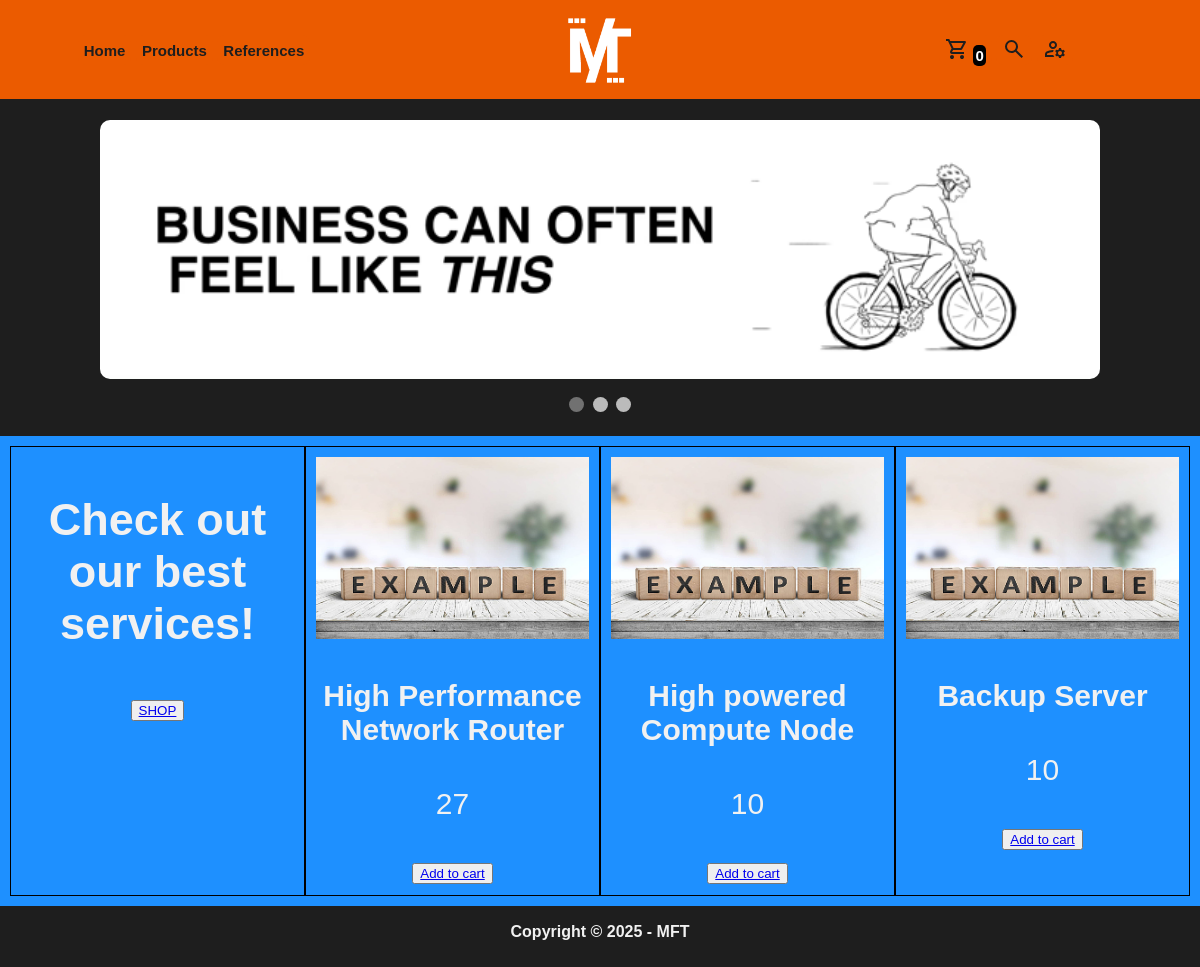
The page / on the database its author committed.
### context/database.py (models this page shows, shortened)
@dataclass
class technologies(db.Model):
    __tablename__ = 'technologies'
    _id = int
    name = str
    price = int
    description = str
    seller_id = str
    reviews = int
    env_impact = int
    _id = db.Column("id", db.Integer, primary_key=True)
    name = db.Column("name", db.String(255))
    price = db.Column("price", db.Integer)
    description = db.Column("description", db.Text)
    reviews = db.Column("reviews", db.Integer)
    env_impact = db.Column("env_impact", db.Integer)
    seller_id = db.Column("seller_id", db.ForeignKey("sellers.id"), nullable=False)
    seller = db.relationship("sellers", backref=db.backref("technologies", lazy=True))

### app.py (the view)
@app.route('/')
def galleryPage():
    return render_template('index.html', technologies = technologies.query.limit(3).all())

### app.py (called while the page is built)
@app.before_request
def before_request():
    session.permanent = True
    app.permanent_session_lifetime = datetime.timedelta(minutes=1440) # session will be alive for 20 minutes
    if 'userid' in session:
        user = users.query.filter_by(_id = session.get('userid')).first()
        g.user = user
    else:
        user = users.query.filter_by(_id = 0).first()
        g.user = user
    if 'cart' not in session:
        session['cart'] = {}  # Initialize as an empty dictionary

### templates/index.html (shortened to what this page needs)
{% extends "base.html" %}
{% block styles %}
    <link rel="stylesheet" href="{{ url_for('static', filename='assets/styles/index.css') }}">
{% endblock %}
{% block content %}
    <div class="mft-carousel">
        <div class="slideshow-container">
            <div class="mySlides fade">
              <img src="{{ url_for('static', filename='assets/images/ad1.gif') }}" style="width:100%">
            </div>
        </div>
        <br>
        <div style="text-align:center">
            <span class="dot"></span>
            <span class="dot"></span>
            <span class="dot"></span>
        </div>
    </div>
    <div class="mft-product-line">
        <div class="mft-product" id="mft.description">
            <h2>Check out our best services!</h2>
            <button class="mft-advertise-button"><a href="{{ url_for('productPage') }}">SHOP</a></button>
        </div>
        {% for tech in technologies %}
            {% set id = tech._id | int %}
                <div class="mft-product" id="product-{{tech._id}}" onclick="location.href='/tech/{{tech._id}}';" style="cursor: pointer;">
                    <div class="mft-product-image-container">
                        <img class="mft-product-image" src="{{ url_for('static', filename='assets/images/product-' + tech._id + '.png')}}">
                    </div>
                    <div class="mft-product-info">
                        <h4>{{ tech.name }}</h4>
                        <p>{{ tech.price }}</p>
                        <button class="mft-addtwocart"><a href="/add_to_cart/{{tech._id}}">Add to cart</a></button>
                    </div>
                </div>
        {% endfor %}
    </div>
{% endblock %}

### static/assets/styles/base.css (style rules this page uses)
.mft-carousel { padding: 20px; }

### static/assets/styles/carousel.css (style rules this page uses)
* { box-sizing: border-box }
.mySlides { display: none }
img { vertical-align: middle; }
.slideshow-container { max-width: 1000px; position: relative; margin: auto; }
.slideshow-container img { border-radius: 10px; }
.dot { cursor: pointer; height: 15px; width: 15px; margin: 0 2px; background-color: #bbb; border-radius: 50%; display: inline-block; transition: background-color 0.6s ease; }
.active, .dot:hover { background-color: #717171; }
.fade { animation-name: fade; animation-duration: 1.5s; }

### static/assets/styles/index.css (style rules this page uses)
.mft-product-line { display: grid; grid-template-columns: 25% 25% 25% 25%; background-color: dodgerblue; padding: 10px; }
.mft-product-line > div { background-color: dodgerblue; border: 1px solid black; padding: 10px; font-size: 30px; text-align: center; overflow: hidden; }
.mft-product-image { width: 100%; }

### rows shown on the page
technologies: name "High Performance Network Router", price "27"
technologies: name "High powered Compute Node", price "10"
technologies: name "Backup Server", price "10"
